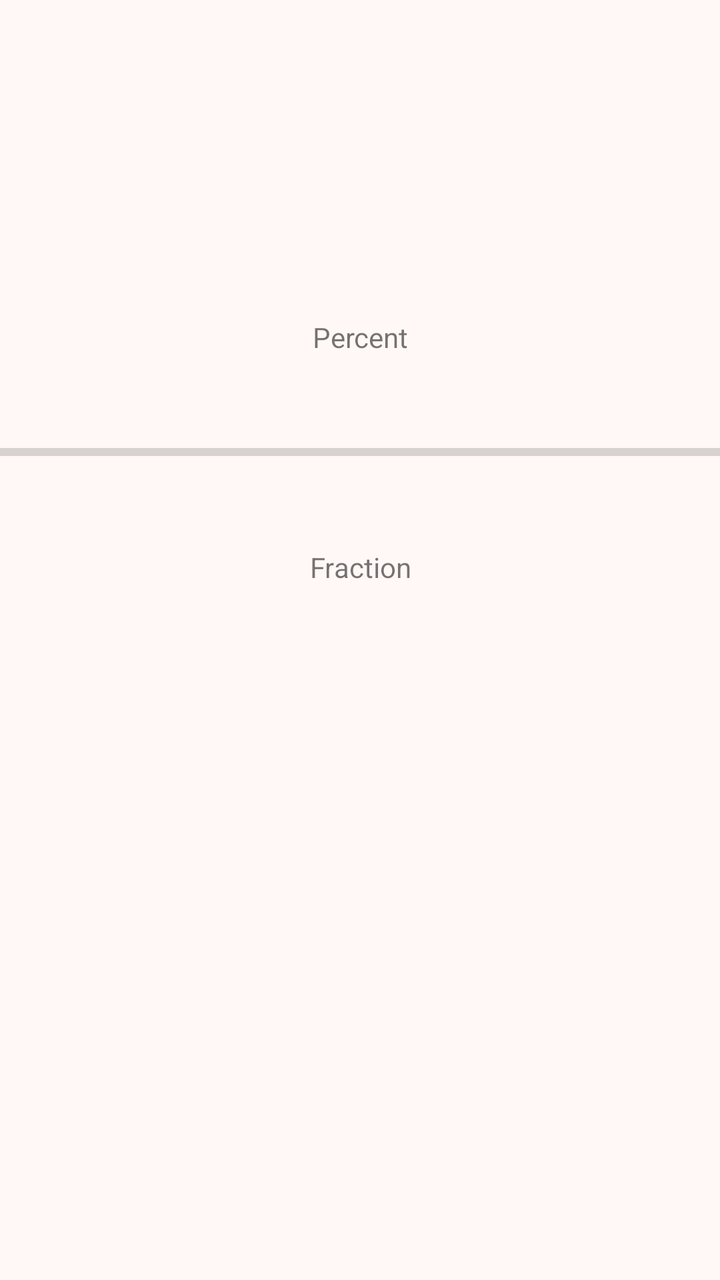
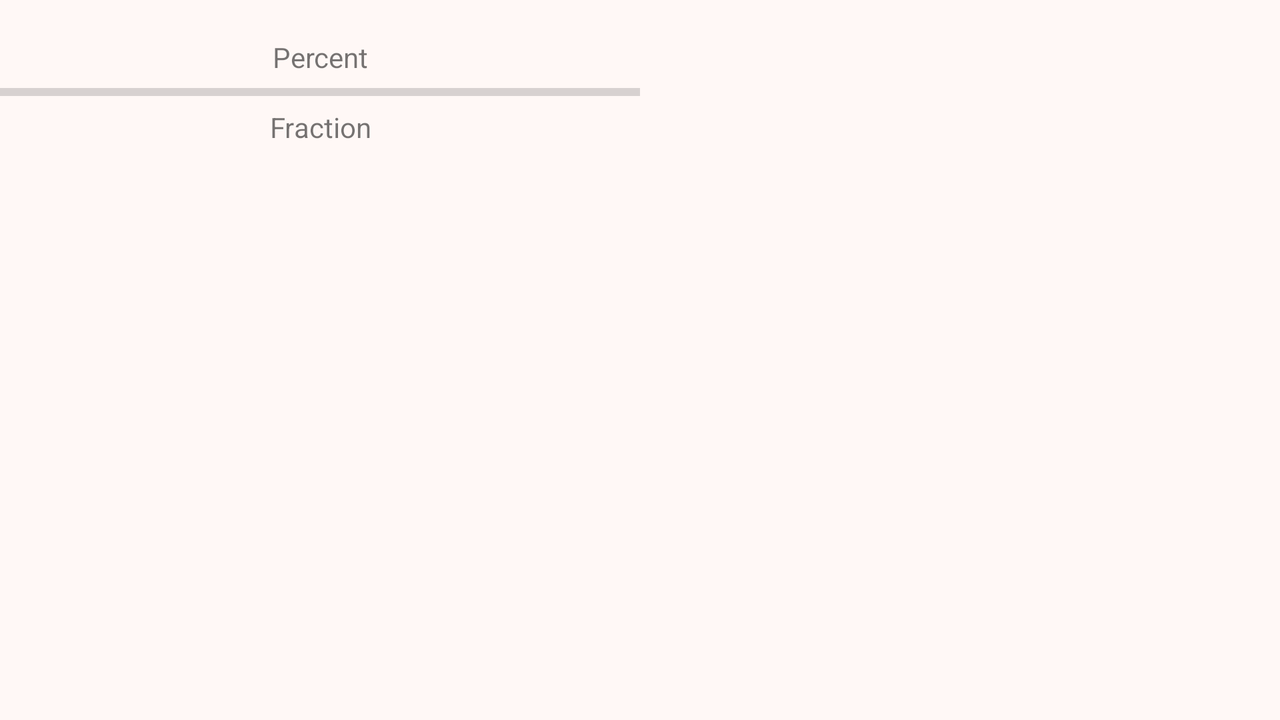

Two renders of one Android screen. The first uses the default layout on a phone; the second uses the alternative layout the repository ships for a different screen configuration, on a matching device. The two XML files are below.
<!-- AndroidManifest.xml: application theme Theme.ChovosHayom -->
<!-- res/layout/content_dashboard.xml -->
<?xml version="1.0" encoding="utf-8"?>
<LinearLayout
    xmlns:android="http://schemas.android.com/apk/res/android"
    xmlns:app="http://schemas.android.com/apk/res-auto"
    android:layout_width="match_parent"
    android:layout_height="match_parent"
    android:orientation="vertical"

    >
    <TextView
        android:layout_marginTop="100dp"
        android:layout_marginBottom="@dimen/medium"
        android:layout_width="match_parent"
        android:layout_height="wrap_content"
        android:gravity="center"
        android:id="@+id/name"/>

    <TextView
        android:id="@+id/percent"
        android:gravity="center"
        android:layout_marginTop="@dimen/medium"
        android:layout_marginBottom="@dimen/medium"
        android:layout_width="match_parent"
        android:layout_height="wrap_content"
        android:text="Percent"/>

    <ProgressBar
        android:id="@+id/progressBar"
        android:layout_marginTop="@dimen/medium"
        android:layout_marginBottom="@dimen/medium"
        style="?android:attr/progressBarStyleHorizontal"
        android:layout_width="match_parent"
        android:layout_height="wrap_content"
        android:valueFrom="0"
        android:valueTo="100"
        android:stepSize=".1"
        app:labelBehavior="gone" />

    <TextView
        android:layout_width="match_parent"
        android:layout_height="wrap_content"
        android:gravity="center"
        android:layout_marginTop="@dimen/medium"
        android:layout_marginBottom="@dimen/medium"
        android:text="Fraction"
        android:id="@+id/fraction" />

    <Button
        android:layout_width="wrap_content"
        android:layout_height="wrap_content"
        android:layout_marginTop="@dimen/medium"
        android:layout_marginBottom="@dimen/medium"
        android:id="@+id/buttonForMore"
        android:layout_gravity="center_horizontal"
        android:text="Add!"
        android:visibility="gone"
        />

    <Button
        android:layout_width="wrap_content"
        android:layout_height="wrap_content"
        android:layout_marginTop="@dimen/medium"
        android:layout_marginBottom="@dimen/medium"
        android:id="@+id/buttonToReset"
        android:text="Reset"
        android:layout_gravity="center_horizontal"
        android:visibility="gone"/>

    <androidx.recyclerview.widget.RecyclerView
        android:id="@+id/recycler_view_dashboard"
        android:layout_marginTop="@dimen/medium"
        android:layout_marginBottom="@dimen/medium"
        android:layout_width="match_parent"
        android:layout_height="match_parent"/>


</LinearLayout>
<!-- resources referenced by this layout -->
<resources>
  <dimen name="medium">20dp</dimen>
  <!-- from res/values-v23/ -->
  <style name="Theme.ChovosHayom" parent="Base.Theme.ChovosHayom">
          
          <item name="android:navigationBarColor">@android:color/transparent</item>
          <item name="android:statusBarColor">@android:color/transparent</item>
          <item name="android:windowLightStatusBar">?attr/isLightTheme</item>
      </style>
  <color name="md_theme_primary">#8F4C38</color>
  <color name="md_theme_onPrimary">#FFFFFF</color>
  <color name="md_theme_primaryContainer">#FFDBD1</color>
  <color name="md_theme_onPrimaryContainer">#723523</color>
  <color name="md_theme_secondary">#77574E</color>
  <color name="md_theme_onSecondary">#FFFFFF</color>
  <color name="md_theme_secondaryContainer">#FFDBD1</color>
  <color name="md_theme_onSecondaryContainer">#5D4037</color>
  <color name="md_theme_tertiary">#6B5D2F</color>
  <color name="md_theme_onTertiary">#FFFFFF</color>
  <color name="md_theme_tertiaryContainer">#F5E1A7</color>
  <color name="md_theme_onTertiaryContainer">#524619</color>
  <color name="md_theme_error">#BA1A1A</color>
  <color name="md_theme_onError">#FFFFFF</color>
  <color name="md_theme_errorContainer">#FFDAD6</color>
  <color name="md_theme_onErrorContainer">#93000A</color>
  <color name="md_theme_background">#FFF8F6</color>
  <color name="md_theme_onBackground">#231917</color>
  <color name="md_theme_surface">#FFF8F6</color>
  <color name="md_theme_onSurface">#231917</color>
  <color name="md_theme_surfaceVariant">#F5DED7</color>
  <color name="md_theme_onSurfaceVariant">#53433F</color>
  <color name="md_theme_outline">#85736E</color>
  <color name="md_theme_outlineVariant">#D8C2BC</color>
  <color name="md_theme_inverseSurface">#392E2B</color>
  <color name="md_theme_inverseOnSurface">#FFEDE8</color>
  <color name="md_theme_inversePrimary">#FFB5A0</color>
  <color name="md_theme_primaryFixed">#FFDBD1</color>
  <color name="md_theme_onPrimaryFixed">#3A0B01</color>
  <color name="md_theme_primaryFixedDim">#FFB5A0</color>
  <color name="md_theme_onPrimaryFixedVariant">#723523</color>
  <color name="md_theme_secondaryFixed">#FFDBD1</color>
  <color name="md_theme_onSecondaryFixed">#2C150F</color>
  <color name="md_theme_secondaryFixedDim">#E7BDB2</color>
  <color name="md_theme_onSecondaryFixedVariant">#5D4037</color>
  <color name="md_theme_tertiaryFixed">#F5E1A7</color>
  <color name="md_theme_onTertiaryFixed">#231B00</color>
  <color name="md_theme_tertiaryFixedDim">#D8C58D</color>
  <color name="md_theme_onTertiaryFixedVariant">#524619</color>
  <color name="md_theme_surfaceDim">#E8D6D2</color>
  <color name="md_theme_surfaceBright">#FFF8F6</color>
  <color name="md_theme_surfaceContainerLowest">#FFFFFF</color>
  <color name="md_theme_surfaceContainerLow">#FFF1ED</color>
  <color name="md_theme_surfaceContainer">#FCEAE5</color>
  <color name="md_theme_surfaceContainerHigh">#F7E4E0</color>
  <color name="md_theme_surfaceContainerHighest">#F1DFDA</color>
</resources>
<!-- res/layout-land/content_dashboard.xml (the repository's variant of the layout above) -->
<!-- drawn on the phone turned sideways -->
<?xml version="1.0" encoding="utf-8"?>
<TableLayout xmlns:android="http://schemas.android.com/apk/res/android"
    android:layout_width="match_parent"
    android:layout_height="match_parent"
    android:stretchColumns="*">

    <TableRow>
        <LinearLayout
            xmlns:android="http://schemas.android.com/apk/res/android"
            xmlns:app="http://schemas.android.com/apk/res-auto"
            android:layout_height="match_parent"
            android:orientation="vertical"
            android:layout_width="0dp"
            android:layout_weight="1"
            >
            <TextView
                android:layout_marginTop="@dimen/top"
                android:layout_marginBottom="@dimen/between"
                android:layout_width="match_parent"
                android:layout_height="match_parent"
                android:layout_weight="1"
                android:gravity="center"
                android:id="@+id/name"/>

            <TextView
                android:id="@+id/percent"
                android:gravity="center"
                android:layout_marginTop="@dimen/between"
                android:layout_width="match_parent"
                android:layout_height="wrap_content"
                android:text="@string/percent"/>

            <ProgressBar
                android:id="@+id/progressBar"
                android:layout_marginTop="@dimen/between"
                style="?android:attr/progressBarStyleHorizontal"
                android:layout_width="match_parent"
                android:layout_height="wrap_content"
                android:valueFrom="0"
                android:valueTo="100"
                android:stepSize=".1"
                app:labelBehavior="gone" />

            <TextView
                android:layout_width="match_parent"
                android:layout_height="wrap_content"
                android:gravity="center"
                android:layout_marginTop="@dimen/between"
                android:text="@string/fraction"
                android:id="@+id/fraction" />
        </LinearLayout>
        <LinearLayout
            xmlns:android="http://schemas.android.com/apk/res/android"
            xmlns:app="http://schemas.android.com/apk/res-auto"
            android:layout_height="match_parent"
            android:orientation="vertical"
            android:layout_width="0dp"
            android:layout_weight="1"
            >

            <Button
                android:layout_width="wrap_content"
                android:layout_height="wrap_content"
                android:layout_marginTop="50dp"
                android:id="@+id/buttonForMore"
                android:layout_gravity="center_horizontal"
                android:text="@string/add"
                android:visibility="gone"
                />

            <Button
                android:layout_width="wrap_content"
                android:layout_height="wrap_content"
                android:layout_marginTop="@dimen/between"
                android:id="@+id/buttonToRemove"
                android:text="@string/remove"
                android:layout_gravity="center_horizontal"
                android:visibility="gone"/>

            <androidx.recyclerview.widget.RecyclerView
                android:id="@+id/recycler_view_dashboard"
                android:layout_marginTop="50dp"
                android:layout_width="match_parent"
                android:layout_height="match_parent"/>


        </LinearLayout>
    </TableRow>

</TableLayout>
<!-- resources referenced by the variant -->
<!-- as the phone turned sideways resolves them -->
<resources>
  <string name="add">Add!</string>
  <string name="fraction">Fraction</string>
  <string name="percent">Percent</string>
  <string name="remove">Remove</string>
  <!-- from res/values-v23/ -->
  <style name="Theme.ChovosHayom" parent="Base.Theme.ChovosHayom">
          
          <item name="android:navigationBarColor">@android:color/transparent</item>
          <item name="android:statusBarColor">@android:color/transparent</item>
          <item name="android:windowLightStatusBar">?attr/isLightTheme</item>
      </style>
  <color name="md_theme_primary">#8F4C38</color>
  <color name="md_theme_onPrimary">#FFFFFF</color>
  <color name="md_theme_primaryContainer">#FFDBD1</color>
  <color name="md_theme_onPrimaryContainer">#723523</color>
  <color name="md_theme_secondary">#77574E</color>
  <color name="md_theme_onSecondary">#FFFFFF</color>
  <color name="md_theme_secondaryContainer">#FFDBD1</color>
  <color name="md_theme_onSecondaryContainer">#5D4037</color>
  <color name="md_theme_tertiary">#6B5D2F</color>
  <color name="md_theme_onTertiary">#FFFFFF</color>
  <color name="md_theme_tertiaryContainer">#F5E1A7</color>
  <color name="md_theme_onTertiaryContainer">#524619</color>
  <color name="md_theme_error">#BA1A1A</color>
  <color name="md_theme_onError">#FFFFFF</color>
  <color name="md_theme_errorContainer">#FFDAD6</color>
  <color name="md_theme_onErrorContainer">#93000A</color>
  <color name="md_theme_background">#FFF8F6</color>
  <color name="md_theme_onBackground">#231917</color>
  <color name="md_theme_surface">#FFF8F6</color>
  <color name="md_theme_onSurface">#231917</color>
  <color name="md_theme_surfaceVariant">#F5DED7</color>
  <color name="md_theme_onSurfaceVariant">#53433F</color>
  <color name="md_theme_outline">#85736E</color>
  <color name="md_theme_outlineVariant">#D8C2BC</color>
  <color name="md_theme_inverseSurface">#392E2B</color>
  <color name="md_theme_inverseOnSurface">#FFEDE8</color>
  <color name="md_theme_inversePrimary">#FFB5A0</color>
  <color name="md_theme_primaryFixed">#FFDBD1</color>
  <color name="md_theme_onPrimaryFixed">#3A0B01</color>
  <color name="md_theme_primaryFixedDim">#FFB5A0</color>
  <color name="md_theme_onPrimaryFixedVariant">#723523</color>
  <color name="md_theme_secondaryFixed">#FFDBD1</color>
  <color name="md_theme_onSecondaryFixed">#2C150F</color>
  <color name="md_theme_secondaryFixedDim">#E7BDB2</color>
  <color name="md_theme_onSecondaryFixedVariant">#5D4037</color>
  <color name="md_theme_tertiaryFixed">#F5E1A7</color>
  <color name="md_theme_onTertiaryFixed">#231B00</color>
  <color name="md_theme_tertiaryFixedDim">#D8C58D</color>
  <color name="md_theme_onTertiaryFixedVariant">#524619</color>
  <color name="md_theme_surfaceDim">#E8D6D2</color>
  <color name="md_theme_surfaceBright">#FFF8F6</color>
  <color name="md_theme_surfaceContainerLowest">#FFFFFF</color>
  <color name="md_theme_surfaceContainerLow">#FFF1ED</color>
  <color name="md_theme_surfaceContainer">#FCEAE5</color>
  <color name="md_theme_surfaceContainerHigh">#F7E4E0</color>
  <color name="md_theme_surfaceContainerHighest">#F1DFDA</color>
</resources>
